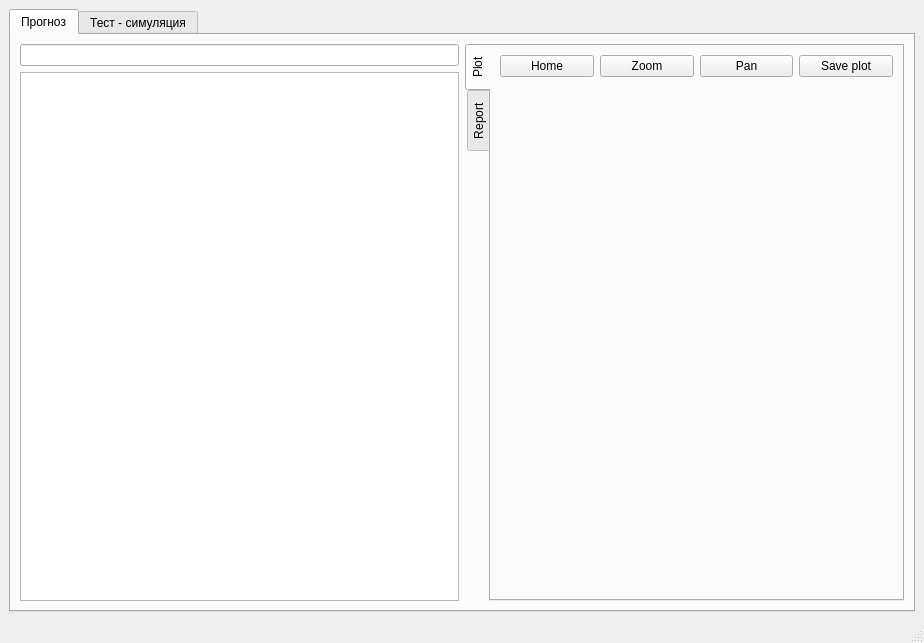
<?xml version="1.0" encoding="UTF-8"?>
<ui version="4.0">
 <class>MainSimulWindow</class>
 <widget class="QMainWindow" name="MainSimulWindow">
  <property name="windowModality">
   <enum>Qt::NonModal</enum>
  </property>
  <property name="geometry">
   <rect>
    <x>0</x>
    <y>0</y>
    <width>924</width>
    <height>643</height>
   </rect>
  </property>
  <property name="windowTitle">
   <string>Simple Business </string>
  </property>
  <property name="documentMode">
   <bool>false</bool>
  </property>
  <property name="tabShape">
   <enum>QTabWidget::Rounded</enum>
  </property>
  <widget class="QWidget" name="centralwidget">
   <layout class="QHBoxLayout" name="horizontalLayout_16">
    <item>
     <widget class="QTabWidget" name="Global_tabs">
      <property name="enabled">
       <bool>true</bool>
      </property>
      <property name="tabPosition">
       <enum>QTabWidget::North</enum>
      </property>
      <property name="tabShape">
       <enum>QTabWidget::Rounded</enum>
      </property>
      <property name="currentIndex">
       <number>0</number>
      </property>
      <property name="documentMode">
       <bool>false</bool>
      </property>
      <widget class="QWidget" name="tab_Simulation">
       <attribute name="title">
        <string>Прогноз</string>
       </attribute>
       <layout class="QHBoxLayout" name="horizontalLayout_13">
        <item>
         <layout class="QHBoxLayout" name="horizontalLayout_11">
          <item>
           <layout class="QVBoxLayout" name="verticalLayout_2">
            <item>
             <widget class="QLineEdit" name="lineEdit_find_var_mainsim"/>
            </item>
            <item>
             <widget class="QListView" name="listView_main_sim">
              <property name="maximumSize">
               <size>
                <width>16777215</width>
                <height>16777215</height>
               </size>
              </property>
             </widget>
            </item>
           </layout>
          </item>
          <item>
           <layout class="QVBoxLayout" name="verticalLayout_11">
            <item>
             <widget class="QTabWidget" name="SIM_info_tabs">
              <property name="tabPosition">
               <enum>QTabWidget::West</enum>
              </property>
              <property name="tabShape">
               <enum>QTabWidget::Rounded</enum>
              </property>
              <property name="currentIndex">
               <number>0</number>
              </property>
              <widget class="QWidget" name="SIM_INF_plot">
               <attribute name="title">
                <string>Plot</string>
               </attribute>
               <layout class="QVBoxLayout" name="verticalLayout">
                <item>
                 <layout class="QHBoxLayout" name="horizontalLayout_14">
                  <item>
                   <widget class="QPushButton" name="button_home">
                    <property name="text">
                     <string>Home</string>
                    </property>
                   </widget>
                  </item>
                  <item>
                   <widget class="QPushButton" name="button_zoom">
                    <property name="text">
                     <string>Zoom</string>
                    </property>
                   </widget>
                  </item>
                  <item>
                   <widget class="QPushButton" name="button_pan">
                    <property name="text">
                     <string>Pan</string>
                    </property>
                   </widget>
                  </item>
                  <item>
                   <widget class="QPushButton" name="button_saveplot">
                    <property name="text">
                     <string>Save plot</string>
                    </property>
                    <property name="icon">
                     <iconset>
                      <normaloff>../../Users/vyakhorev/.designer/backup/icons/save_icon.png</normaloff>
                      <normalon>../../Users/vyakhorev/.designer/backup/icons/save_icon.png</normalon>
                      <activeoff>../../Users/vyakhorev/.designer/backup/icons/save_icon.png</activeoff>
                      <activeon>../../Users/vyakhorev/.designer/backup/icons/save_icon.png</activeon>../../Users/vyakhorev/.designer/backup/icons/save_icon.png</iconset>
                    </property>
                   </widget>
                  </item>
                 </layout>
                </item>
                <item>
                 <widget class="MatplotlibWidget" name="SIM_INF_mpl_plot"/>
                </item>
               </layout>
              </widget>
              <widget class="QWidget" name="SIM_INF_report">
               <attribute name="title">
                <string>Report</string>
               </attribute>
               <layout class="QHBoxLayout" name="horizontalLayout_19">
                <item>
                 <widget class="QTextBrowser" name="textBrowser_Simulation"/>
                </item>
               </layout>
              </widget>
             </widget>
            </item>
           </layout>
          </item>
         </layout>
        </item>
       </layout>
      </widget>
      <widget class="QWidget" name="tab_SimulLog">
       <attribute name="title">
        <string>Тест - симуляция</string>
       </attribute>
       <layout class="QVBoxLayout" name="verticalLayout_10">
        <item>
         <layout class="QHBoxLayout" name="horizontalLayout_15">
          <item>
           <widget class="QPushButton" name="pushButton_log_run_simul_random">
            <property name="text">
             <string>Случайная эпоха</string>
            </property>
           </widget>
          </item>
          <item>
           <spacer name="horizontalSpacer_13">
            <property name="orientation">
             <enum>Qt::Horizontal</enum>
            </property>
            <property name="sizeHint" stdset="0">
             <size>
              <width>40</width>
              <height>20</height>
             </size>
            </property>
           </spacer>
          </item>
          <item>
           <widget class="QPushButton" name="button_log_run_simul">
            <property name="maximumSize">
             <size>
              <width>16777215</width>
              <height>41</height>
             </size>
            </property>
            <property name="text">
             <string>Запуск выбранной эпохи:</string>
            </property>
           </widget>
          </item>
          <item>
           <widget class="QComboBox" name="seed_cmbx">
            <property name="minimumSize">
             <size>
              <width>300</width>
              <height>0</height>
             </size>
            </property>
            <property name="editable">
             <bool>true</bool>
            </property>
           </widget>
          </item>
         </layout>
        </item>
        <item>
         <widget class="QTabWidget" name="tabWidget_testsim">
          <property name="tabPosition">
           <enum>QTabWidget::West</enum>
          </property>
          <property name="tabShape">
           <enum>QTabWidget::Rounded</enum>
          </property>
          <property name="currentIndex">
           <number>0</number>
          </property>
          <widget class="QWidget" name="tab_log">
           <attribute name="title">
            <string>Лог</string>
           </attribute>
           <layout class="QVBoxLayout" name="verticalLayout_9">
            <item>
             <widget class="QLineEdit" name="lineEdit_SearchInLog"/>
            </item>
            <item>
             <widget class="QTableView" name="log_table_browser"/>
            </item>
           </layout>
          </widget>
          <widget class="QWidget" name="tab_variables">
           <attribute name="title">
            <string>Переменные</string>
           </attribute>
           <layout class="QHBoxLayout" name="horizontalLayout_12">
            <item>
             <layout class="QVBoxLayout" name="verticalLayout_14">
              <item>
               <widget class="QLineEdit" name="lineEdit_testsim_findvar"/>
              </item>
              <item>
               <widget class="QListView" name="listView_log_var_list"/>
              </item>
             </layout>
            </item>
            <item>
             <widget class="MatplotlibWidget" name="mplwidget_testsim"/>
            </item>
           </layout>
          </widget>
         </widget>
        </item>
       </layout>
      </widget>
     </widget>
    </item>
   </layout>
  </widget>
  <widget class="QStatusBar" name="statusbar"/>
  <action name="action_Run_Simulate">
   <property name="text">
    <string>Запуск симуляции</string>
   </property>
  </action>
  <action name="action_Synhronize_xm_with_db">
   <property name="text">
    <string>Загрузить из 1С</string>
   </property>
  </action>
  <action name="action_upload_budget_csv">
   <property name="text">
    <string>Выгрузить в 1С</string>
   </property>
  </action>
  <action name="action_2">
   <property name="text">
    <string>#ЗапросТовара</string>
   </property>
  </action>
  <action name="action_3">
   <property name="text">
    <string>#Бюджет</string>
   </property>
  </action>
  <action name="action_4">
   <property name="text">
    <string>#Офер</string>
   </property>
  </action>
  <action name="action_5">
   <property name="text">
    <string>#Прайс</string>
   </property>
  </action>
  <action name="action_6">
   <property name="text">
    <string>#Беседа</string>
   </property>
  </action>
  <action name="action_fast_NewContact">
   <property name="text">
    <string>Новый контакт</string>
   </property>
  </action>
  <action name="action">
   <property name="text">
    <string>Заметка</string>
   </property>
  </action>
  <action name="action_AddFastNote">
   <property name="text">
    <string>+ Быстрая заметка</string>
   </property>
  </action>
  <action name="action_AddNewContact">
   <property name="text">
    <string>+ Контакт</string>
   </property>
  </action>
  <action name="action_7">
   <property name="text">
    <string>+ Клиент</string>
   </property>
  </action>
  <action name="action_8">
   <property name="text">
    <string>+ Поставщик</string>
   </property>
  </action>
  <action name="action_AddNewCP">
   <property name="text">
    <string>+ Контрагент</string>
   </property>
  </action>
 </widget>
 <customwidgets>
  <customwidget>
   <class>MatplotlibWidget</class>
   <extends>QWidget</extends>
   <header>matplotlibwidget</header>
  </customwidget>
 </customwidgets>
 <resources/>
 <connections/>
</ui>
